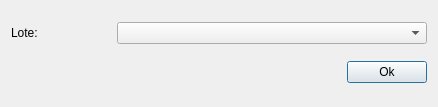
<?xml version="1.0" encoding="UTF-8"?>
<ui version="4.0">
 <class>Dialog</class>
 <widget class="QDialog" name="Dialog">
  <property name="geometry">
   <rect>
    <x>0</x>
    <y>0</y>
    <width>438</width>
    <height>107</height>
   </rect>
  </property>
  <property name="windowTitle">
   <string>Adicionar Perfil Tema</string>
  </property>
  <layout class="QGridLayout" name="gridLayout">
   <item row="0" column="0">
    <layout class="QHBoxLayout" name="horizontalLayout_4">
     <item>
      <widget class="QLabel" name="label_4">
       <property name="sizePolicy">
        <sizepolicy hsizetype="Minimum" vsizetype="Fixed">
         <horstretch>0</horstretch>
         <verstretch>0</verstretch>
        </sizepolicy>
       </property>
       <property name="minimumSize">
        <size>
         <width>100</width>
         <height>0</height>
        </size>
       </property>
       <property name="maximumSize">
        <size>
         <width>100</width>
         <height>16777215</height>
        </size>
       </property>
       <property name="text">
        <string>Lote:</string>
       </property>
      </widget>
     </item>
     <item>
      <widget class="QComboBox" name="lotsCb"/>
     </item>
    </layout>
   </item>
   <item row="1" column="0">
    <layout class="QHBoxLayout" name="horizontalLayout">
     <item>
      <spacer name="horizontalSpacer">
       <property name="orientation">
        <enum>Qt::Horizontal</enum>
       </property>
       <property name="sizeHint" stdset="0">
        <size>
         <width>343</width>
         <height>20</height>
        </size>
       </property>
      </spacer>
     </item>
     <item>
      <widget class="QPushButton" name="okBtn">
       <property name="text">
        <string>Ok</string>
       </property>
      </widget>
     </item>
    </layout>
   </item>
  </layout>
 </widget>
 <tabstops>
  <tabstop>okBtn</tabstop>
 </tabstops>
 <resources/>
 <connections/>
</ui>
